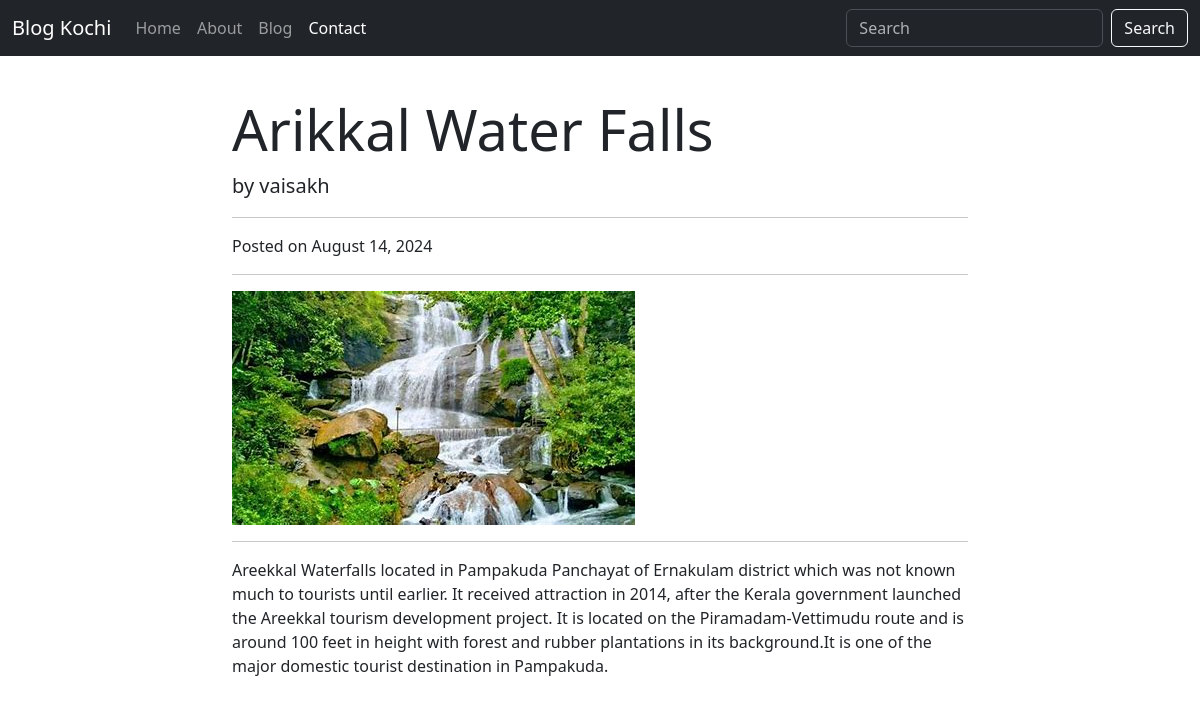
The app's page /post/arikkal-water-falls/ with its own data.
### blogapp/models.py (models this page shows, shortened)
class Post(models.Model):
    title = models.CharField(max_length=200)
    slug = models.SlugField(max_length=200, unique=True, blank=True)
    author = models.ForeignKey(User, on_delete=models.CASCADE, related_name='blog_posts')
    content = models.TextField()
    excerpt = models.TextField(max_length=300, blank=True)
    image = models.ImageField(upload_to='media/', blank=True, null=True)
    created_at = models.DateTimeField(auto_now_add=True)
    updated_at = models.DateTimeField(auto_now=True)

### blogapp/views.py (the view)
# urls.py: path('post/<slug:slug>/', views.post_detail, name='post_detail'),  # Post detail page
def post_detail(request, slug):
    post = get_object_or_404(Post, slug=slug)
    return render(request, 'post_detail.html', {'post': post})

### blogapp/templates/post_detail.html (shortened to what this page needs)
<!doctype html>
<html lang="en">
  <head>
    <link href="https://cdn.jsdelivr.net/npm/bootstrap@5.3.2/dist/css/bootstrap.min.css" rel="stylesheet">
  </head>
  <body>
    <nav class="navbar navbar-expand-lg bg-dark fixed-top" data-bs-theme="dark">
      <div class="container-fluid">
        <a class="navbar-brand" href="{% url 'home' %}">Blog Kochi</a>
        <div class="collapse navbar-collapse" id="navbarSupportedContent">
          <ul class="navbar-nav me-auto mb-2 mb-lg-0">
            <li class="nav-item">
              <a class="nav-link" href="{% url 'home' %}">Home</a>
            </li>
            <li class="nav-item">
              <a class="nav-link" href="{% url 'about' %}">About</a>
            </li>
            <li class="nav-item">
              <a class="nav-link" href="{% url 'blog' %}">Blog</a>
            </li>
            <li class="nav-item">
              <a class="nav-link active" aria-current="page" href="{% url 'contact' %}">Contact</a>
            </li>
          </ul>
          <form class="d-flex" role="search">
            <input class="form-control me-2" type="search" placeholder="Search">
            <button class="btn btn-outline-light" type="submit">Search</button>
          </form>
        </div>
      </div>
    </nav>
    <div class="container my-5 pt-5">
      <div class="row">
        <div class="col-lg-8 mx-auto">
          <h1 class="display-4">{{ post.title }}</h1>
          <p class="lead">by {{ post.author }}</p>
          <hr>
          <p>Posted on {{ post.created_at|date:"F d, Y" }}</p>
          <hr>
          {% if post.image %}
          <img src="{{ post.image.url }}" class="img-fluid" alt="{{ post.title }}">
          <hr>
          {% endif %}
          <p>{{ post.content }}</p>
        </div>
      </div>
    </div>
  </body>
</html>

### records on screen
Post: title "Arikkal Water Falls", author "vaisakh", created_at "August 14, 2024", image (picture), content "Areekkal Waterfalls located in Pampakuda Panchayat of Ernakulam district which was not known much to tourists until earlier. It received attraction in 2014, after the Kerala government launched the Areekkal tourism development project. It is located on the Piramadam-Vettimudu route and is around 100 feet in height with forest and rubber plantations in its background.It is one of the major domestic tourist destination in Pampakuda."
